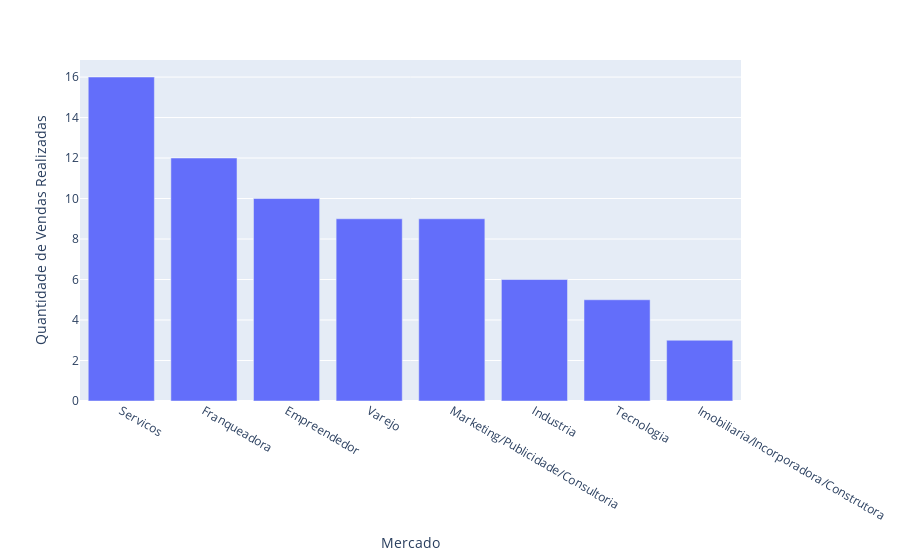

The code cell stored with this chart in its notebook:
### Markdown cell above
### Entendendo o Mercado do Nosso Público:

### Code cell
ax = venda["MERCADO"].value_counts().index
ay = venda["MERCADO"].value_counts().values

fig = px.bar(df, x=ax, y=ay, labels={
                     'x': "Mercado",
                     'y': "Quantidade de Vendas Realizadas"
                 })
fig.show()

### Figure 1 — Plotly figure (JSON) as saved in the notebook; plotly's stock layout.template omitted (floating-point values rounded to 4 significant figures)
{"data": [{"alignmentgroup": "True", "hovertemplate": "Mercado=%{x}<br>Quantidade de Vendas Realizadas=%{y}<extra></extra>", "legendgroup": "", "marker": {"color": "#636efa", "pattern": {"shape": ""}}, "name": "", "offsetgroup": "", "orientation": "v", "showlegend": false, "textposition": "auto", "type": "bar", "x": ["Servicos", "Franqueadora", "Empreendedor", "Varejo", "Marketing/Publicidade/Consultoria", "Industria", "Tecnologia", "Imobiliaria/Incorporadora/Construtora"], "xaxis": "x", "y": [16, 12, 10, 9, 9, 6, 5, 3], "yaxis": "y"}], "layout": {"barmode": "relative", "legend": {"tracegroupgap": 0}, "margin": {"t": 60}, "xaxis": {"anchor": "y", "domain": [0, 1], "title": {"text": "Mercado"}}, "yaxis": {"anchor": "x", "domain": [0, 1], "title": {"text": "Quantidade de Vendas Realizadas"}}}}
